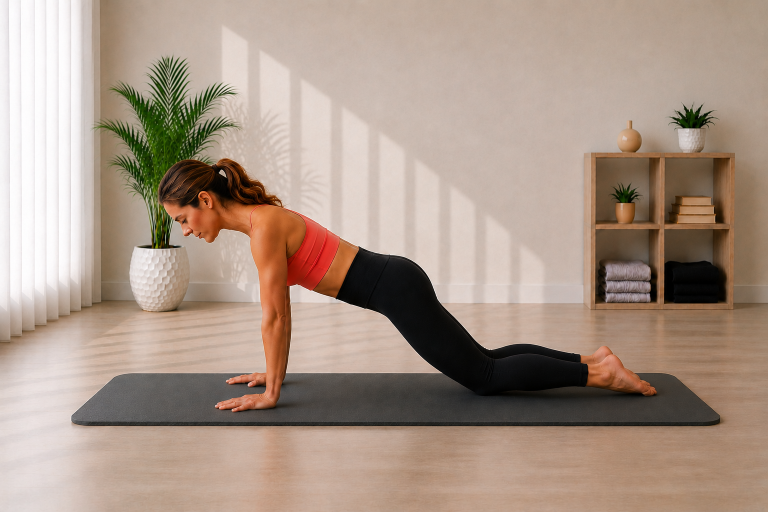
#> input picture Pilates Assets/02_Exercise_Cards/Knee Push-Up/knee_push_up_start_v01.png, 1536 x 1024 px (shown at 1/2 size); the run also reads 1 picture not shown here
$ python build_knee_push_up_cards.py
#> lines starting #> are read from the running program, lines starting #| are printed output that depends on the picture; after the words box and inside, x2 and y2 are one past the last pixel; in counts of white or black regions, pixels touching at a corner belong together
# -*- coding: utf-8 -*-
from pathlib import Path
import hashlib

from PIL import Image, ImageDraw, ImageFont, ImageOps


BASE = Path(__file__).resolve().parent
START = BASE / "knee_push_up_start_v01.png"
HERO = BASE / "knee_push_up_hero_v01.png"
GUIDE = BASE / "knee_push_up_guide_card_v01.png"
STEP = BASE / "knee_push_up_step_by_step_v01.png"
EXPECTED_HASHES = {
    START: "3e393647e0840da10536cef4cb5f970b726081fcb8a169a450d92663e22ca87a",
    HERO: "661b25c58841d255cbf87a4a759b36d223d3c7cb15220919a152155f303286f0",
}

BG = (244, 251, 250)
CARD = (255, 255, 255)
INK = (38, 44, 47)
MUTED = (101, 115, 119)
TEAL = (20, 154, 154)
TEAL_D = (14, 122, 123)
LINE = (210, 232, 230)
SOFT = (231, 247, 246)
WARN = (255, 247, 244)
WARN_LINE = (242, 220, 216)
WARN_ICON = (199, 92, 84)
FONT_DIR = Path(r"C:\Windows\Fonts")

GUIDE_HOW = [
    ("1", "Opři se o dlaně a kolena. Dlaně polož pod ramena, trup drž pevný a chodidla nech uvolněná."),
    ("2", "S nádechem pokrč lokty šikmo dozadu a kontrolovaně spouštěj hrudník k podložce."),
    ("3", "Pánev drž v ose s trupem. Neprohýbej bedra ani nezvedej boky."),
    ("4", "S výdechem zatlač do dlaní a vrať se do výchozí polohy."),
]
GUIDE_WATCH = (
    "Nepropadej se v bedrech a nezvedej pánev. Lokty nerozevírej do stran ani je netiskni těsně k tělu. "
    "Hlava zůstává v prodloužení páteře."
)
STEP_TEXTS = [
    ("KROK 1", "VÝCHOZÍ POLOHA", START,
     "Opři se o dlaně a kolena. Dlaně měj pod rameny, střed těla aktivní a hlavu v prodloužení páteře."),
    ("KROK 2", "POHYB DOLŮ", HERO,
     "S nádechem pokrč lokty šikmo dozadu a kontrolovaně spouštěj hrudník k podložce."),
    ("KROK 3", "PEVNÁ OSA TĚLA", HERO,
     "Pánev drž v jedné ose s trupem. Neprohýbej bedra, nezvedej boky a nepokládej hrudník na podložku."),
    ("KROK 4", "NÁVRAT VZHŮRU", START,
     "S výdechem zatlač do dlaní, propni paže bez zamykání loktů a vrať se do výchozí polohy."),
]
STEP_BREATH = "Nadechni se při pohybu dolů. Vydechni při vytlačení zpět vzhůru."
STEP_WATCH = (
    "Trup drž pevný od kolen až k hlavě. Lokty směřují šikmo dozadu, ramena zůstávají od uší "
    "a ruce jsou stabilně pod rameny."
)


def sha256(path):
    return hashlib.sha256(path.read_bytes()).hexdigest()


def font(name, size):
#> called with name = 'arialbd.ttf', size = 38
    for candidate in (FONT_DIR / name, FONT_DIR / "arial.ttf", FONT_DIR / "segoeui.ttf"):
        if candidate.exists():
            return ImageFont.truetype(str(candidate), size)
    return ImageFont.load_default()


F = {
    "title": font("arialbd.ttf", 38),
    "h2": font("arialbd.ttf", 25),
    "h3": font("arialbd.ttf", 20),
    "body": font("arial.ttf", 20),
    "small": font("arial.ttf", 17),
    "small_b": font("arialbd.ttf", 17),
    "tiny": font("arial.ttf", 14),
    "step_title": font("arialbd.ttf", 38),
    "step_h": font("arialbd.ttf", 22),
    "step_body": font("arial.ttf", 18),
}


def rounded(draw, box, radius=28, fill=CARD, outline=LINE, width=2):
    draw.rounded_rectangle(box, radius=radius, fill=fill, outline=outline, width=width)


def wrap_text(draw, text, selected_font, max_width):
    lines, current = [], ""
    for word in text.split():
        candidate = (current + " " + word).strip()
        if draw.textbbox((0, 0), candidate, font=selected_font)[2] <= max_width or not current:
            current = candidate
        else:
            lines.append(current)
            current = word
    if current:
        lines.append(current)
    return lines


def draw_wrapped(draw, xy, text, selected_font, fill, max_width, line_gap=7):
    x, y = xy
    last_bottom = y
    for line in wrap_text(draw, text, selected_font, max_width):
        draw.text((x, y), line, font=selected_font, fill=fill)
        box = draw.textbbox((x, y), line, font=selected_font)
        last_bottom = box[3]
        y += draw.textbbox((0, 0), line, font=selected_font)[3] + line_gap
    return y, last_bottom


def fit_image(path, size, centering=(0.5, 0.62)):
    with Image.open(path) as source:
        return ImageOps.fit(source.convert("RGB"), size, Image.Resampling.LANCZOS, centering=centering)


def paste_round(base, image, box, radius=22):
    x1, y1, x2, y2 = box
    size = (x2 - x1, y2 - y1)
    if image.size != size:
        image = image.resize(size, Image.Resampling.LANCZOS)
    mask = Image.new("L", size, 0)
    ImageDraw.Draw(mask).rounded_rectangle((0, 0, size[0], size[1]), radius=radius, fill=255)
    base.paste(image, (x1, y1), mask)


def center_text(draw, box, text, selected_font, fill):
    x1, y1, x2, y2 = box
    bounds = draw.textbbox((0, 0), text, font=selected_font)
    draw.text((x1 + (x2 - x1 - (bounds[2] - bounds[0])) / 2,
               y1 + (y2 - y1 - (bounds[3] - bounds[1])) / 2 - 2),
              text, font=selected_font, fill=fill)


def pill(draw, xy, text, selected_font):
    x, y = xy
    bounds = draw.textbbox((0, 0), text, font=selected_font)
    box = (x, y, x + bounds[2] - bounds[0] + 32, y + bounds[3] - bounds[1] + 16)
    draw.rounded_rectangle(box, radius=16, fill=SOFT, outline=LINE, width=1)
    draw.text((x + 16, y + 7), text, font=selected_font, fill=TEAL_D)
    return box[2] + 8


def draw_icon(draw, center, kind, color=TEAL):
    x, y = center
    if kind == "breath":
        draw.arc((x - 8, y - 8, x + 8, y + 8), 25, 320, fill=color, width=3)
        draw.line((x + 7, y - 8, x + 12, y - 8, x + 12, y - 3), fill=color, width=3)
    elif kind == "focus":
        draw.ellipse((x - 8, y - 8, x + 8, y + 8), outline=color, width=3)
        draw.ellipse((x - 3, y - 3, x + 3, y + 3), fill=color)
    elif kind == "repeat":
        draw.arc((x - 9, y - 7, x + 9, y + 7), 200, 20, fill=color, width=3)
        draw.polygon([(x + 8, y - 8), (x + 14, y - 5), (x + 9, y - 1)], fill=color)
    elif kind == "warn":
        draw.polygon([(x, y - 10), (x - 10, y + 9), (x + 10, y + 9)], outline=color, width=3)
        draw.line((x, y - 3, x, y + 3), fill=color, width=2)
        draw.ellipse((x - 1, y + 6, x + 1, y + 8), fill=color)


def ensure_margin(label, bottom, card_bottom, minimum=20):
    margin = card_bottom - bottom
    if margin < minimum:
        raise RuntimeError(f"{label} bottom margin {margin}px is below {minimum}px")
    return margin


def verify_sources():
    for path, expected_hash in EXPECTED_HASHES.items():
        if not path.exists():
            raise FileNotFoundError(path)
        with Image.open(path) as image:
#> image is the input picture: PIL image 1536x1024 RGB; mean R, G, B 170.1, 150, 135.7
            if image.size != (1536, 1024) or image.mode != "RGB":
                raise RuntimeError(f"Unexpected source properties for {path.name}: {image.size} {image.mode}")
        if sha256(path) != expected_hash:
            raise RuntimeError(f"SHA mismatch for {path.name}")
#> pass 2 of the loop in verify_sources, `for path, expected_hash in EXPECTED_HASHES.items():`:
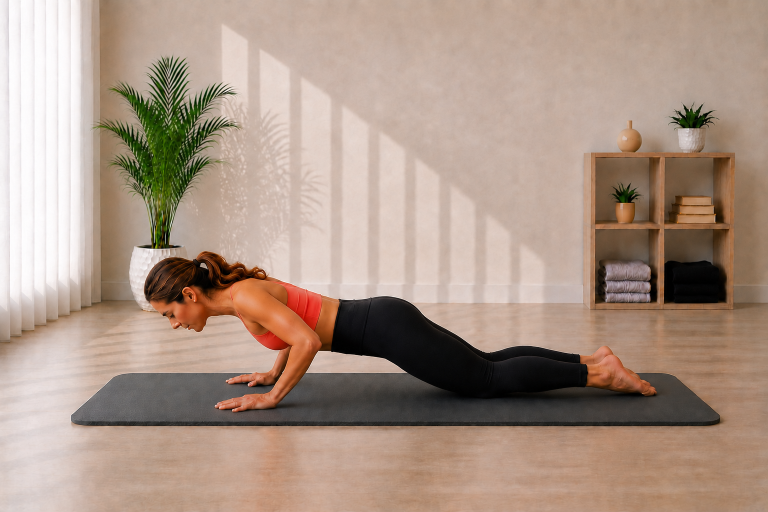
#> input picture Pilates Assets/02_Exercise_Cards/Knee Push-Up/knee_push_up_hero_v01.png, 1536 x 1024 px (shown at 1/2 size)
#> in verify_sources, image is the input picture: PIL image 1536x1024 RGB; mean R, G, B 171.6, 149.4, 134.6


def build_guide():
    image = Image.new("RGB", (780, 1688), BG)
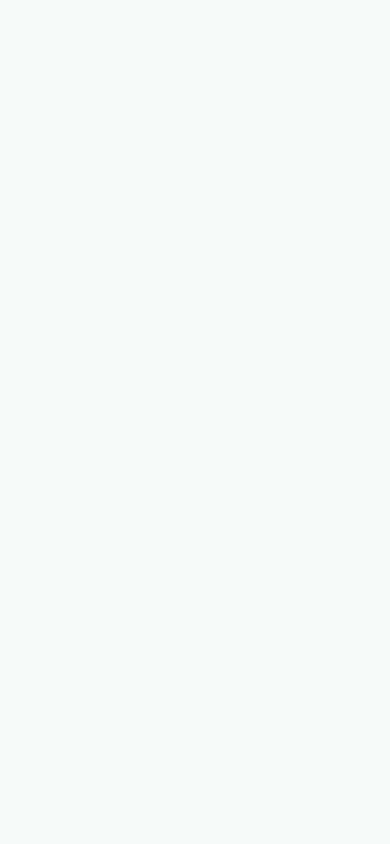
#> image: PIL image 780x1688 RGB (shown at 1/2 size); mean R, G, B 244, 251, 250
    draw = ImageDraw.Draw(image)
    margins = {}

    rounded(draw, (34, 34, 746, 140))
    draw.text((62, 47), "KNEE PUSH-UP", font=F["title"], fill=INK)
    draw.text((62, 91), "Klik na kolenou", font=F["small_b"], fill=TEAL_D)
    _, bottom = draw_wrapped(draw, (62, 114), "Posílení paží, hrudníku a středu těla.", F["tiny"], MUTED, 650, 2)
#> bottom = 126
    margins["GUIDE DESCRIPTION"] = 140 - bottom
    x = pill(draw, (62, 148), "Horní část těla", F["small_b"])
#> x = 168
    pill(draw, (x, 148), "Bez pomůcky", F["small_b"])

    rounded(draw, (34, 196, 746, 653))
    paste_round(image, fit_image(HERO, (680, 393)), (50, 218, 730, 611))
#> in paste_round, `x1, y1, x2, y2 = box`: x1 = 50; y1 = 218; x2 = 730; y2 = 611
#> in paste_round, `size = (x2 - x1, y2 - y1)`: size = (680, 393)
#> in paste_round, `mask = Image.new("L", size, 0)`: mask: PIL image 680x393 L; every value is 0
#> in paste_round, `ImageDraw.Draw(mask).rounded_rectangle((0, 0, size[0], size[1]), radiu..`:
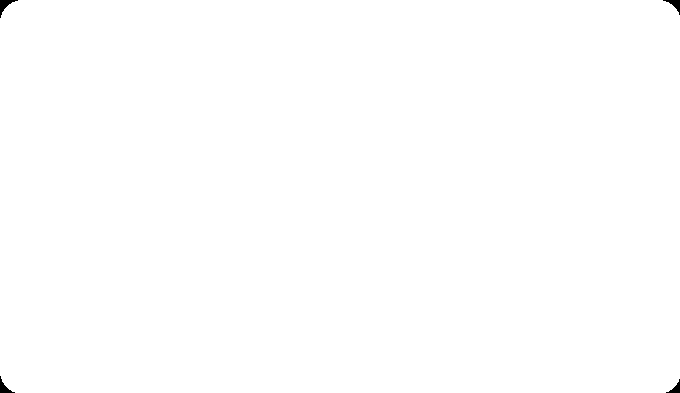
#> mask: PIL image 680x393 L; 99.9% white; 4 black regions, box (x1, y1, x2, y2) and area: (0, 0, 18, 18) 111, (663, 0, 680, 15) 93, (0, 376, 15, 393) 93, (666, 379, 680, 393) 76

    mini_y, mini_w, mini_h = 675, 218, 146
    xs = [34, 274, 514]
    labels = [
        ("START", "Výchozí poloha", START),
        ("DOLŮ", "Kontrolovaně k podložce", HERO),
        ("ZPĚT", "Vytlač se vzhůru", START),
    ]
    for index, (x0, (label, caption, source)) in enumerate(zip(xs, labels), 1):
        card_bottom = mini_y + mini_h + 74
        rounded(draw, (x0, mini_y, x0 + mini_w, card_bottom), 22)
        paste_round(image, fit_image(source, (mini_w - 22, mini_h)),
                    (x0 + 11, mini_y + 10, x0 + mini_w - 11, mini_y + 10 + mini_h), 16)
#> call 2 of fit_image, with size = (196, 146), centering = (0.5, 0.62)
#> in fit_image (call 2), `return ImageOps.fit(source.convert("RGB"), size, Image.Resampling.LANC..`:
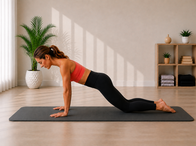
#> returned value: PIL image 196x146 RGB; mean R, G, B 167, 146.5, 131.8
#> call 2 of paste_round, with box = (45, 685, 241, 831), radius = 16
#> in paste_round (call 2), `x1, y1, x2, y2 = box`: x1 = 45; y1 = 685; x2 = 241; y2 = 831
#> in paste_round (call 2), `size = (x2 - x1, y2 - y1)`: size = (196, 146)
#> in paste_round (call 2), `mask = Image.new("L", size, 0)`: mask: PIL image 196x146 L; every value is 0
#> in paste_round (call 2), `ImageDraw.Draw(mask).rounded_rectangle((0, 0, size[0], size[1]), radiu..`:
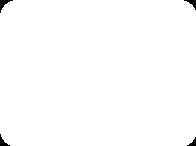
#> mask: PIL image 196x146 L; 99.3% white; 4 black regions, box (x1, y1, x2, y2) and area: (0, 0, 13, 13) 61, (184, 0, 196, 10) 48, (0, 134, 10, 146) 48, (187, 137, 196, 146) 36
        draw.ellipse((x0 + 15, mini_y + 15, x0 + 43, mini_y + 43), fill=TEAL)
        center_text(draw, (x0 + 15, mini_y + 15, x0 + 43, mini_y + 43), str(index), F["tiny"], CARD)
        center_text(draw, (x0 + 5, mini_y + mini_h + 14, x0 + mini_w - 5, mini_y + mini_h + 40), label, F["small_b"], INK)
        center_text(draw, (x0 + 5, mini_y + mini_h + 38, x0 + mini_w - 5, mini_y + mini_h + 59), caption, F["tiny"], MUTED)
#> pass 2 of the loop in build_guide, `for index, (x0, (label, caption, source)) in enumerate(zip(xs, labels)..`:

    info_y, box_w, box_h = 915, 218, 164
    info = [
        ("breath", "DECH", "Nádech při pohybu dolů, výdech při vytlačení vzhůru."),
        ("focus", "ZAMĚŘ SE", "Pevný střed, stabilní pánev a lokty šikmo dozadu."),
        ("repeat", "OPAKOVÁNÍ", "Prováděj pomalu podle předepsaného počtu opakování."),
    ]
    for index, (x0, (kind, heading, body)) in enumerate(zip(xs, info), 1):
        card_bottom = info_y + box_h
        rounded(draw, (x0, info_y, x0 + box_w, card_bottom), 22)
        draw_icon(draw, (x0 + 28, info_y + 30), kind)
        draw.text((x0 + 48, info_y + 18), heading, font=F["small_b"], fill=TEAL_D)
        _, body_bottom = draw_wrapped(draw, (x0 + 18, info_y + 56), body, F["small"], INK, box_w - 36, 4)
        margins[f"GUIDE INFO {index}"] = ensure_margin(f"Guide info {index}", body_bottom, card_bottom)
#> this loop made 3 passes
#> body_bottom on passes 1 to 3: 999, 997, 999
#> after the loop, margins = {'GUIDE DESCRIPTION': 14, 'GUIDE INFO 1': 80, 'GUIDE INFO 2': 82, 'GUIDE INFO 3': 80}

    rounded(draw, (34, 1090, 746, 1412), 26)
    draw.text((62, 1115), "JAK PROVÉST", font=F["h2"], fill=INK)
    y = 1157
    for number, text in GUIDE_HOW:
        draw.ellipse((62, y + 2, 92, y + 32), fill=SOFT, outline=LINE, width=1)
        center_text(draw, (62, y + 2, 92, y + 32), number, F["small_b"], TEAL_D)
        y, body_bottom = draw_wrapped(draw, (106, y), text, F["body"], INK, 590, 6)
        y += 7
#> this loop made 4 passes
#> (y, body_bottom) on passes 1 to 4: (1182, 1169), (1207, 1194), (1232, 1219), (1257, 1244)
#> after the loop, y = 1257
    margins["GUIDE HOW"] = ensure_margin("Guide how", body_bottom, 1412)

    rounded(draw, (34, 1440, 746, 1618), 26, WARN, WARN_LINE, 2)
    draw_icon(draw, (64, 1473), "warn", WARN_ICON)
    draw.text((92, 1457), "HLÍDEJ SI", font=F["h3"], fill=INK)
    _, watch_bottom = draw_wrapped(draw, (62, 1500), GUIDE_WATCH, F["body"], INK, 640, 7)
#> watch_bottom = 1512
    margins["GUIDE WATCH"] = ensure_margin("Guide watch", watch_bottom, 1618)
    draw.text((54, 1640), "Moovka", font=F["tiny"], fill=MUTED)
    image.save(GUIDE)
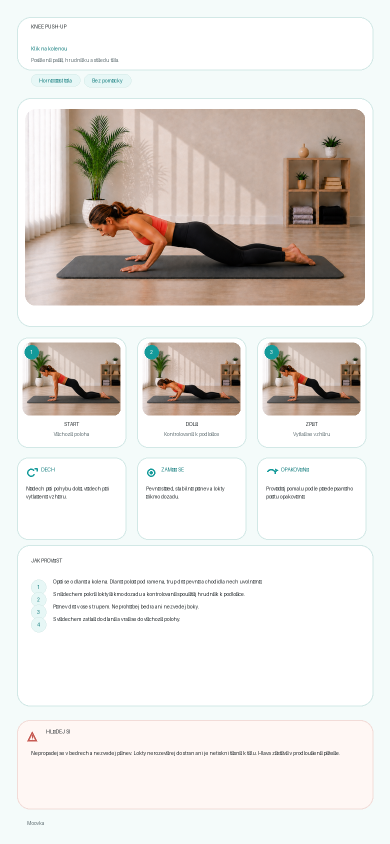
#> saved as knee_push_up_guide_card_v01.png: PIL image 780x1688 RGB (shown at 1/2 size); mean R, G, B 226.6, 222.4, 218
#> in main, `guide_margins = build_guide()`: guide_margins = {'GUIDE DESCRIPTION': 14, 'GUIDE INFO 1': 80, 'GUIDE INFO 2': 82, 'GUIDE INFO 3': 80, 'GUIDE HOW': 168, 'GUIDE WATCH': 106}
    return margins


def build_step():
    image = Image.new("RGB", (780, 2280), BG)
#> image: PIL image 780x2280 RGB
    draw = ImageDraw.Draw(image)
    margins = {}

    rounded(draw, (34, 34, 746, 126))
    draw.text((62, 50), "Krok za krokem", font=F["step_title"], fill=INK)
    draw.text((62, 96), "KNEE PUSH-UP • KLIK NA KOLENOU", font=F["small_b"], fill=TEAL_D)

    y = 145
    for step_label, heading, source, body in STEP_TEXTS:
        card_height = 456
        card_bottom = y + card_height
        rounded(draw, (34, y, 746, card_bottom))
        draw.rounded_rectangle((58, y + 20, 148, y + 50), radius=15, fill=SOFT, outline=LINE, width=1)
        center_text(draw, (58, y + 20, 148, y + 50), step_label, F["small_b"], TEAL_D)
        draw.text((62, y + 66), heading, font=F["step_h"], fill=INK)
        image_bottom = y + 350
        paste_round(image, fit_image(source, (656, 240)), (62, y + 110, 718, image_bottom), 20)
#> in fit_image (call 5), `return ImageOps.fit(source.convert("RGB"), size, Image.Resampling.LANC..`:
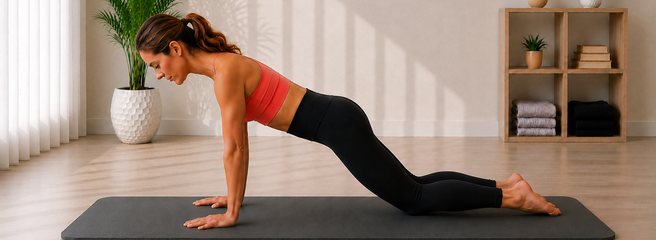
#> returned value: PIL image 656x240 RGB; mean R, G, B 154.5, 133.6, 119.6
#> in paste_round (call 5), `mask = Image.new("L", size, 0)`: mask: PIL image 656x240 L; every value is 0
#> in paste_round (call 5), `ImageDraw.Draw(mask).rounded_rectangle((0, 0, size[0], size[1]), radiu..`: mask: PIL image 656x240 L; 99.8% white; 4 black regions, box (x1, y1, x2, y2) and area: (0, 0, 16, 16) 92, (641, 0, 656, 13) 76, (0, 225, 13, 240) 76, (644, 228, 656, 240) 61
        _, body_bottom = draw_wrapped(draw, (62, image_bottom + 14), body, F["step_body"], INK, 650, 5)
#> body_bottom = 521
        margins[step_label] = ensure_margin(step_label, body_bottom, card_bottom)
        y += card_height + 5
#> pass 2 of the loop in build_step, `for step_label, heading, source, body in STEP_TEXTS:`:
#> in fit_image (call 6), `return ImageOps.fit(source.convert("RGB"), size, Image.Resampling.LANC..`:
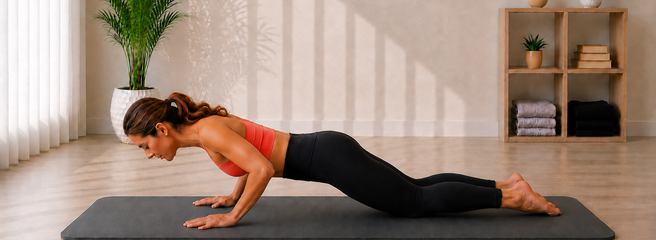
#> returned value: PIL image 656x240 RGB; mean R, G, B 156.8, 135.1, 121
#> y1 = 716; y2 = 956
#> in paste_round (call 6), `base.paste(image, (x1, y1), mask)`:
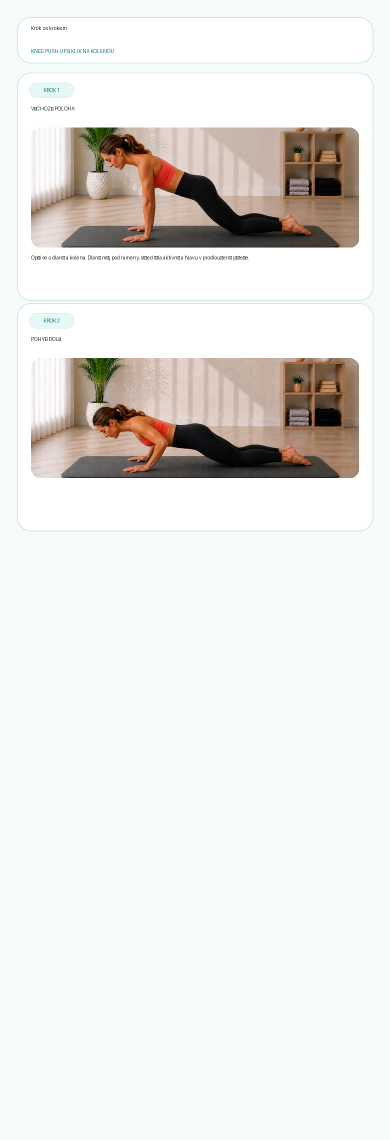
#> base: PIL image 780x2280 RGB (shown at 1/2 size); mean R, G, B 230.2, 230.9, 227.8
#> in build_step, `_, body_bottom = draw_wrapped(draw, (62, image_bottom + 14), body, F["..`: body_bottom = 982

    rounded(draw, (34, 1994, 746, 2218), 28, WARN, WARN_LINE, 2)
    draw_icon(draw, (66, 2030), "breath")
    draw.text((98, 2013), "DECH", font=F["step_h"], fill=INK)
    next_y, breath_bottom = draw_wrapped(draw, (62, 2055), STEP_BREATH, F["step_body"], INK, 650, 5)
    margins["STEP BREATH"] = 2218 - breath_bottom
    draw_icon(draw, (66, next_y + 22), "warn", WARN_ICON)
    draw.text((98, next_y + 5), "HLÍDEJ SI", font=F["step_h"], fill=INK)
    _, watch_bottom = draw_wrapped(draw, (62, next_y + 43), STEP_WATCH, F["step_body"], INK, 650, 5)
    margins["STEP WATCH"] = ensure_margin("Step watch", watch_bottom, 2218)
    draw.text((54, 2240), "Moovka", font=F["tiny"], fill=MUTED)
    image.save(STEP)
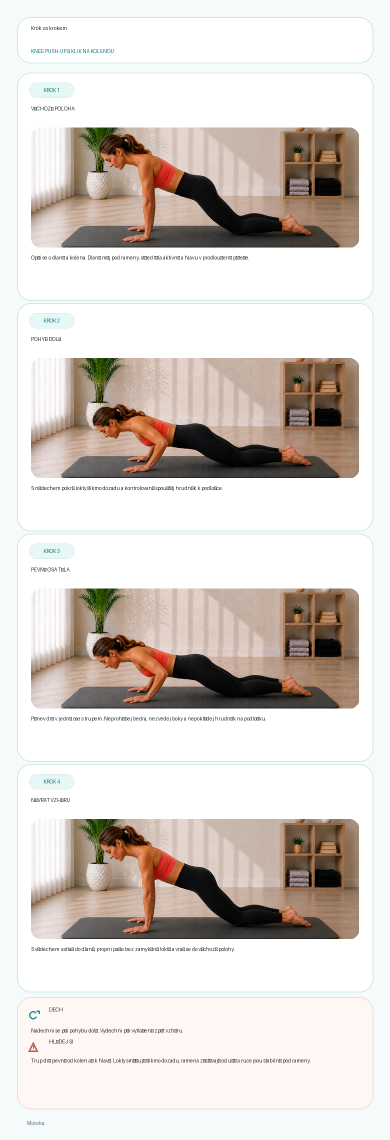
#> saved as knee_push_up_step_by_step_v01.png: PIL image 780x2280 RGB (shown at 1/2 size); mean R, G, B 216.6, 209.7, 204.3
    return margins


def main():
    verify_sources()
    before = {path: sha256(path) for path in EXPECTED_HASHES}
    guide_margins = build_guide()
    step_margins = build_step()
    after = {path: sha256(path) for path in EXPECTED_HASHES}
    if before != after:
        raise RuntimeError("Source image hash changed during export")
    for path, expected_size in ((GUIDE, (780, 1688)), (STEP, (780, 2280))):
        with Image.open(path) as image:
            if image.size != expected_size or image.mode != "RGB":
                raise RuntimeError(f"Unexpected export properties for {path.name}: {image.size} {image.mode}")
#> pass 2 of the loop in main, `for path, expected_size in ((GUIDE, (780, 1688)), (STEP, (780, 2280))):`:
    print(f"Exported {GUIDE.name} 780x1688 RGB SHA-256 {sha256(GUIDE)}")
    print(f"Exported {STEP.name} 780x2280 RGB SHA-256 {sha256(STEP)}")
    for label, margin in guide_margins.items():
        print(f"{label} bottom reserve: {margin}px")
#> this loop made 6 passes
#> (label, margin) on passes 1 to 6: ('GUIDE DESCRIPTION', 14), ('GUIDE INFO 1', 80), ('GUIDE INFO 2', 82), ('GUIDE INFO 3', 80), ('GUIDE HOW', 168), ('GUIDE WATCH', 106)
#| GUIDE DESCRIPTION bottom reserve: 14px
#| GUIDE INFO 1 bottom reserve: 80px
#| GUIDE INFO 2 bottom reserve: 82px
#| GUIDE INFO 3 bottom reserve: 80px
#| GUIDE HOW bottom reserve: 168px
#| GUIDE WATCH bottom reserve: 106px
    for label, margin in step_margins.items():
        print(f"{label} bottom reserve: {margin}px")
    for path, digest in after.items():
        print(f"Source unchanged {path.name}: {digest}")


if __name__ == "__main__":
    main()
